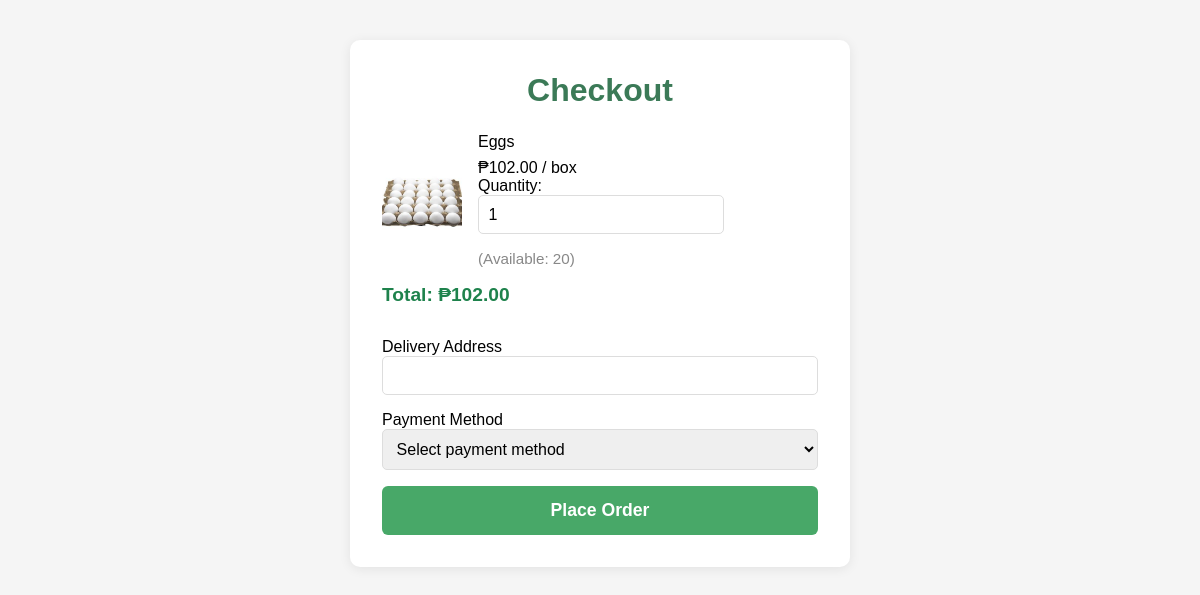
/user-dashboard/checkout.php?product_id=12 (signed in), run on the app's committed database.
### tables this page shows
CREATE TABLE `products` (
  `id` int(11) NOT NULL,
  `name` varchar(100) NOT NULL,
  `category` varchar(50) NOT NULL,
  `price` decimal(10,2) NOT NULL,
  `unit` varchar(10) NOT NULL,
  `stock` int(11) NOT NULL DEFAULT 0,
  `status` enum('In Stock','Low Stock','Out of Stock') NOT NULL DEFAULT 'In Stock',
  `description` text DEFAULT NULL,
  `image_path` varchar(255) DEFAULT NULL,
  `created_at` timestamp NOT NULL DEFAULT current_timestamp(),
  `updated_at` timestamp NULL DEFAULT NULL ON UPDATE current_timestamp()
);

### user-dashboard/checkout.php (the view, shortened to what this page needs)
<?php
require_once '../connect.php';
$user_id = $_SESSION['user_id'];
$stmt = $conn->prepare("SELECT * FROM users WHERE user_id = ?");
$stmt->bind_param("i", $user_id);
$stmt->execute();
$user = $stmt->get_result()->fetch_assoc();
$product_id = 0;
$quantity = 1;
if ($_SERVER['REQUEST_METHOD'] === 'POST') {
    $product_id = isset($_POST['product_id']) ? (int)$_POST['product_id'] : 0;
    $quantity = isset($_POST['quantity']) ? (int)$_POST['quantity'] : 1;
} else {
    $product_id = isset($_GET['product_id']) ? (int)$_GET['product_id'] : 0;
    $quantity = isset($_GET['quantity']) ? (int)$_GET['quantity'] : 1;
}
$product = null;
if ($product_id > 0) {
    $stmt = $conn->prepare("SELECT * FROM products WHERE id = ?");
    $stmt->bind_param("i", $product_id);
    $stmt->execute();
    $product = $stmt->get_result()->fetch_assoc();
}
$order_success = false;
?>
<!DOCTYPE html>
<html lang="en">
<head>
    <link rel="stylesheet" href="../css/user.css">
    <link rel="stylesheet" href="../css/checkout.css">
</head>
<body>
    <div class="checkout-container">
        <div class="checkout-title">Checkout</div>
        <?php if ($order_success): ?>
            <div class="checkout-success">
                <i class="fa-solid fa-circle-check"></i> Your order has been placed successfully!
            </div>
        <?php elseif ($product): ?>
            <form method="post" class="checkout-form">
                <div class="checkout-summary">
                    <div class="checkout-summary-details">
                        <img src="../<?php echo htmlspecialchars($product['image_path']); ?>" alt="<?php echo htmlspecialchars($product['name']); ?>">
                        <div>
                            <div class="checkout-label"><?php echo htmlspecialchars($product['name']); ?></div>
                            <div>₱<?php echo number_format($product['price'], 2); ?> / <?php echo htmlspecialchars($product['unit']); ?></div>
                            <div>Quantity:
                                <input type="number" name="quantity" value="<?php echo $quantity; ?>" min="1" max="<?php echo $product['stock']; ?>" required>
                                <span style="font-size:0.95em;color:#888;">(Available: <?php echo $product['stock']; ?>)</span>
                            </div>
                        </div>
                    </div>
                    <div class="checkout-total">
                        Total: ₱<?php echo number_format($product['price'] * $quantity, 2); ?>
                    </div>
                </div>
                <div>
                    <label class="checkout-label">Delivery Address</label>
                    <input type="text" name="address" value="<?php echo htmlspecialchars($user['address'] ?? ''); ?>" required>
                </div>
                <div>
                    <label class="checkout-label">Payment Method</label>
                    <select name="payment_method" required>
                        <option value="">Select payment method</option>
                    </select>
                </div>
                <button type="submit" name="place_order" class="checkout-btn">Place Order</button>
            </form>
        <?php else: ?>
            <div class="checkout-error">Product not found.</div>
        <?php endif; ?>
    </div>
</body>
</html>

### css/user.css (style rules this page uses)
* { margin: 0; padding: 0; box-sizing: border-box; font-family: 'Poppins', sans-serif; }
:root { --primary-color: #3b7a57; --secondary-color: #2c5a3f; --text-color: #333; --bg-color: #f5f5f5; }
body { background-color: var(--bg-color); min-height: 100vh; overflow-x: hidden; }

### css/checkout.css (style rules this page uses)
.checkout-container { max-width: 500px; margin: 40px auto; background: #fff; border-radius: 10px; box-shadow: 0 2px 12px rgba(0,0,0,0.08); padding: 2rem; }
.checkout-title { font-size: 2rem; font-weight: 600; margin-bottom: 1.5rem; color: var(--primary-color, #3b7a57); text-align: center; }
.checkout-summary { margin-bottom: 2rem; }
.checkout-summary img { width: 80px; height: 80px; object-fit: cover; border-radius: 8px; margin-right: 1rem; }
.checkout-summary-details { display: flex; align-items: center; }
.checkout-label { font-weight: 500; margin-bottom: 0.5rem; }
.checkout-total { font-size: 1.2rem; font-weight: 600; color: #1e824c; margin-top: 1rem; }
.checkout-form input, .checkout-form select { width: 100%; padding: 0.6rem; margin-bottom: 1rem; border: 1px solid #ddd; border-radius: 5px; font-size: 1rem; }
.checkout-btn { width: 100%; background: #48a868; color: #fff; border: none; padding: 0.9rem; border-radius: 6px; font-size: 1.1rem; font-weight: 600; cursor: pointer; transition: background 0.2s; }

### data on the page
products: image_path (picture), name "Eggs", price "102.00", unit "box", stock "20", $product['price']*$quantity "102.00"
